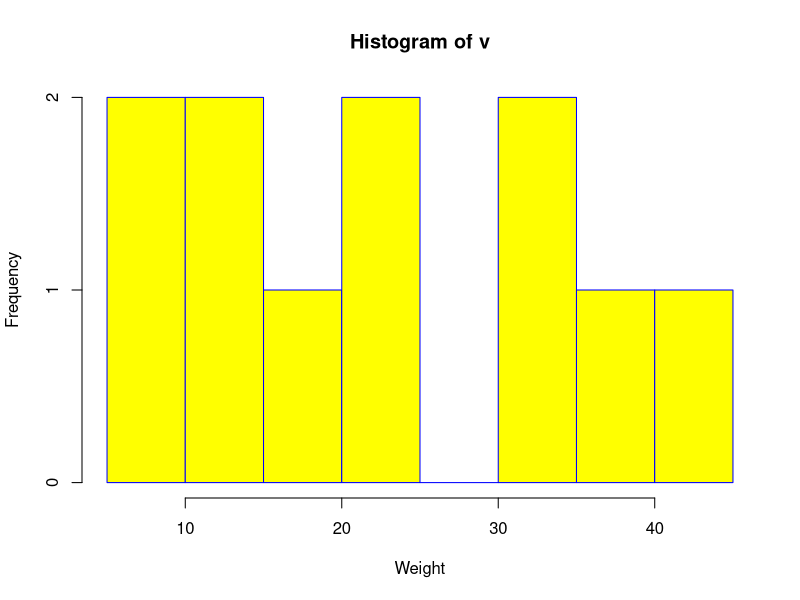
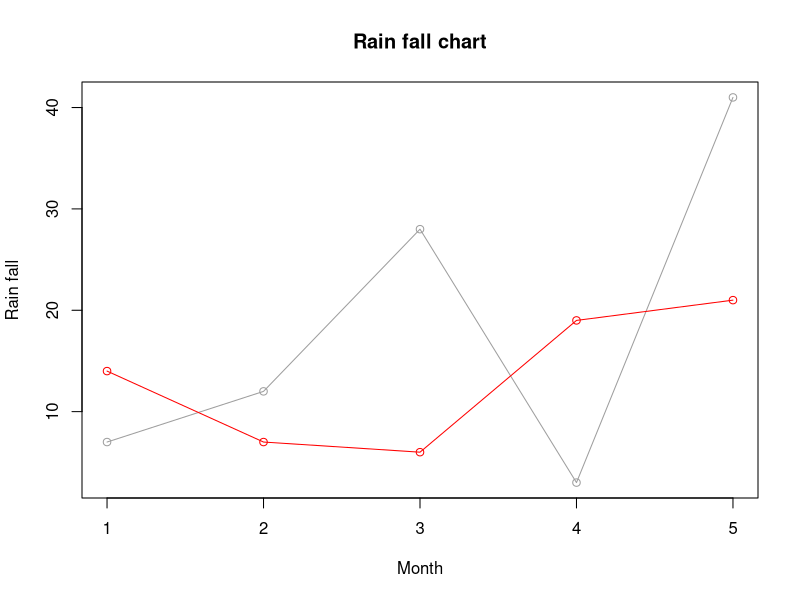
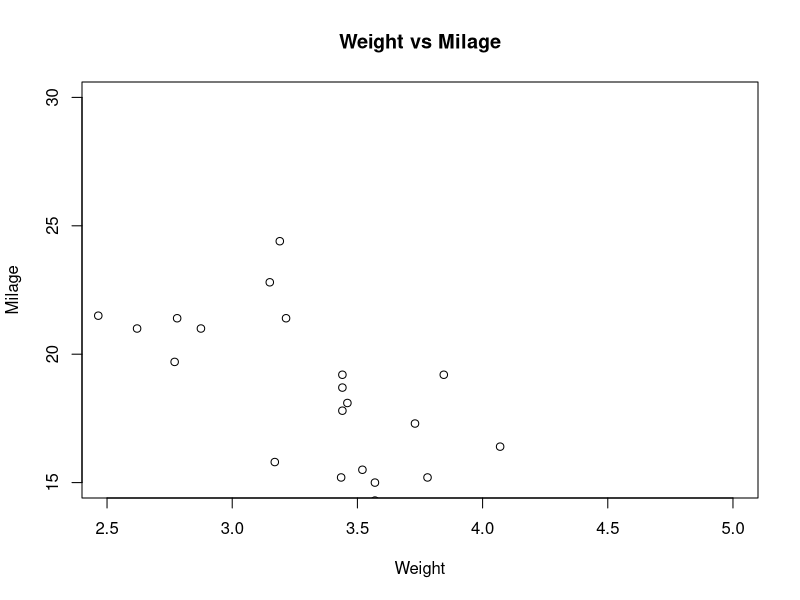
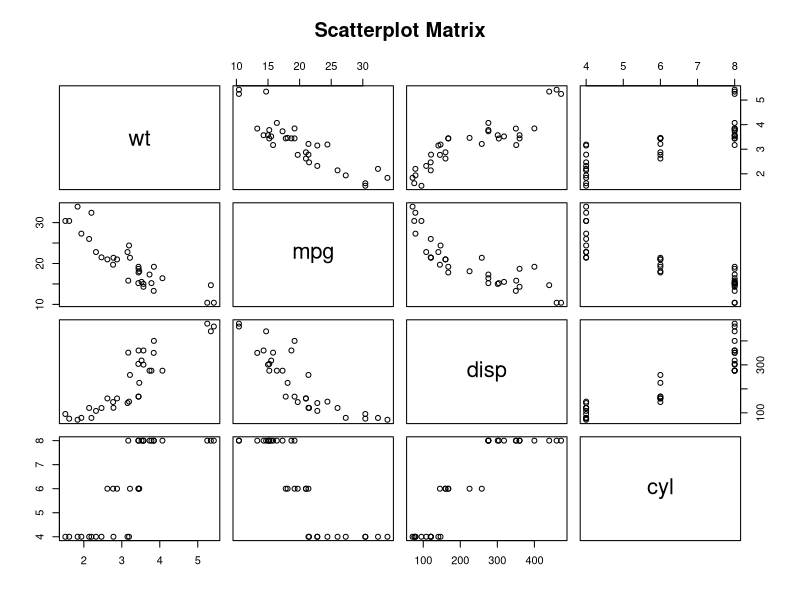

These figures' R source, in order:
# R创建直方图
# hist(v,main,xlab,xlim,ylim,breaks,col,border)
# v是包含直方图中使用的数值的向量。
# main表示图表的标题。
# col用于设置条的颜色。
# border用于设置每个条的边框颜色。
# xlab用于给出x轴的描述。
# xlim用于指定x轴上的值的范围。
# ylim用于指定y轴上的值的范围。
# break用于提及每个条的宽度。 
v <- c(9,13,21,8,36,22,12,41,31,33,19)
png(file = 'histogram.png')
hist(v, xlab = "Weight", col = "yellow", border = 'blue')
dev.off()

# R创建折线图
# plot(v,type,col,xlab,ylab)
# v是包含数值的向量。
# type采用值“p”仅绘制点，“l”仅绘制线和“o”绘制点和线。
# xlab是x轴的标签。
# ylab是y轴的标签。
# main是图表的标题。
# col用于给点和线的颜色。 
v <- c(7, 12, 28, 3, 41)
t <- c(14, 7, 6, 19, 21)
png(file = 'line_chart.png')
plot(v,type = "o", col = "0x303030", xlab = "Month", ylab = "Rain fall",
   main = "Rain fall chart")
lines(t, type = "o", col = "red") # 画第二条线
dev.off()

# R创建散点图
# plot(x, y, main, xlab, ylab, xlim, ylim, axes)
# x是其值为水平坐标的数据集。
# y是其值是垂直坐标的数据集。
# main要是图形的图块。
# xlab是水平轴上的标签。
# ylab是垂直轴上的标签。
# xlim是用于绘图的x的值的极限。
# ylim是用于绘图的y的值的极限。
# axes指示是否应在绘图上绘制两个轴。 
input <- mtcars[,c('wt','mpg')]
png(file = "scatterplot.png")
plot(x = input$wt,y = input$mpg,
   xlab = "Weight",
   ylab = "Milage",
   xlim = c(2.5,5),
   ylim = c(15,30),		 
   main = "Weight vs Milage"
)
dev.off()

# R绘制散点图矩阵
# pairs(formula, data)
# formula表示成对使用的一系列变量。
# data表示将从其获取变量的数据集。 
png(file = "scatterplot_matrices.png")
pairs(~wt+mpg+disp+cyl,data = mtcars,
   main = "Scatterplot Matrix")
dev.off()
